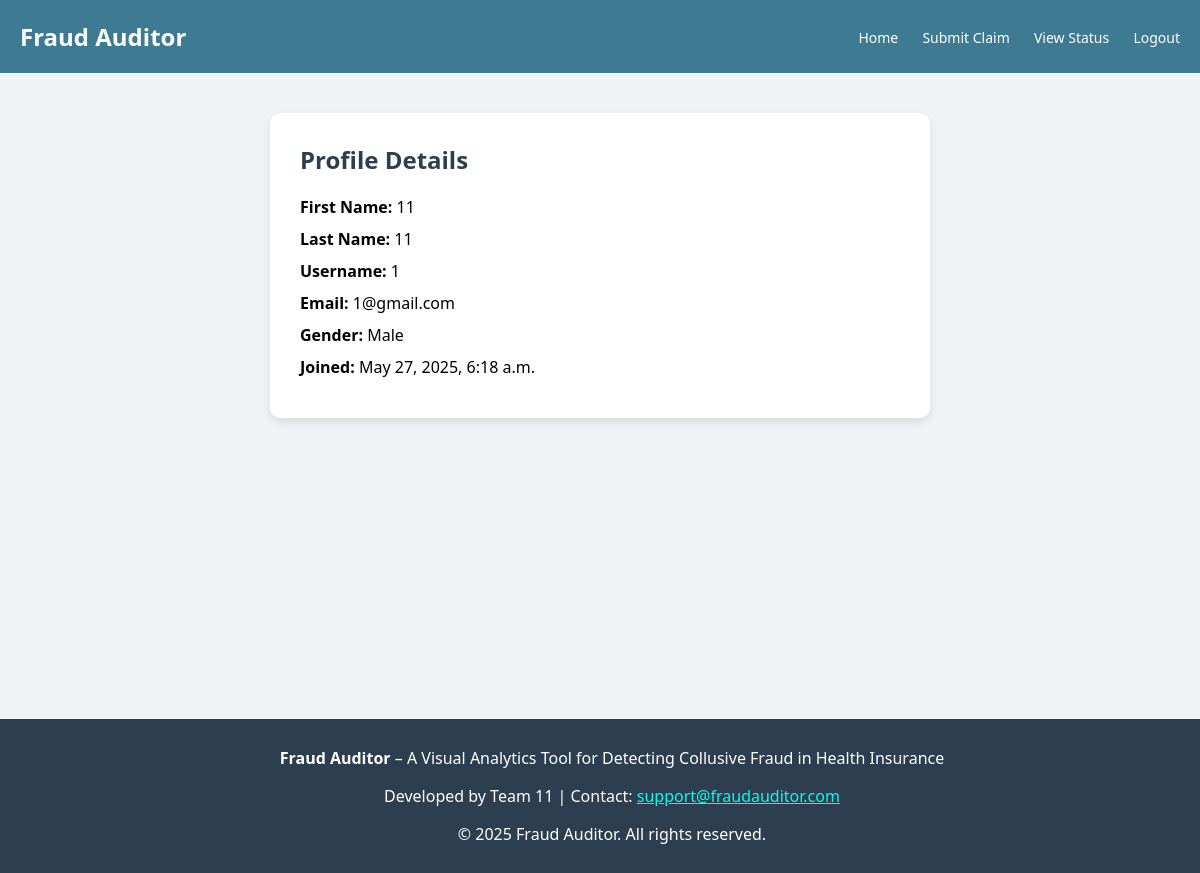
Page /profile/ (signed in) on the committed database.
### auditor/models.py (models this page shows, shortened)
class CustomUser(AbstractUser):
    GENDER_CHOICES = [
        ('Male', 'Male'),
        ('Female', 'Female'),
        ('Other', 'Other'),
    ]
    gender = models.CharField(max_length=20, choices=GENDER_CHOICES, blank=True, null=True)

### auditor/views.py (the view)
# urls.py: path('profile/', views.view_user_profile, name='view_user_profile'),
@login_required
def view_user_profile(request):
    return render(request, 'viewuserprofile.html', {'user': request.user})

### templates/viewuserprofile.html (shortened to what this page needs)
<!DOCTYPE html>
<html lang="en">
<head>
</head>
<body>
<header>
    <h1>Fraud Auditor</h1>
    <nav>
        <a href="{% url 'home' %}">Home</a>
        <a href="{% url 'submit_claim' %}">Submit Claim</a>
        <a href="{% url 'view_status' %}">View Status</a>
        <a href="{% url 'logout' %}">Logout</a>
    </nav>
</header>
<div class="content-wrapper">
    <main>
        <div class="profile-box">
            <h2>Profile Details</h2>
            <div class="info"><strong>First Name:</strong> {{ user.first_name }}</div>
            <div class="info"><strong>Last Name:</strong> {{ user.last_name }}</div>
            <div class="info"><strong>Username:</strong> {{ user.username }}</div>
            <div class="info"><strong>Email:</strong> {{ user.email }}</div>
            <div class="info"><strong>Gender:</strong> {{ user.gender }}</div>
            <div class="info"><strong>Joined:</strong> {{ user.date_joined }}</div>
        </div>
    </main>
    <footer>
        <p><strong>Fraud Auditor</strong> – A Visual Analytics Tool for Detecting Collusive Fraud in Health Insurance</p>
        <p>Developed by Team 11 | Contact: <a href="mailto:support@fraudauditor.com">support@fraudauditor.com</a></p>
        <p>&copy; 2025 Fraud Auditor. All rights reserved.</p>
    </footer>
</div>
</body>
</html>

### templates/viewuserprofile.html (style rules this page uses)
body { margin: 0; font-family: 'Segoe UI', sans-serif; background-color: #f0f2f5; }
header { background-color: #3e7a91; padding: 20px; color: white; display: flex; justify-content: space-between; align-items: center; }
header h1 { font-size: 24px; margin: 0; }
nav a { color: white; margin-left: 20px; font-size: 14px; text-decoration: none; font-weight: 500; }
.content-wrapper { min-height: 100vh; display: flex; flex-direction: column; }
main { flex: 1; padding: 40px 20px 60px; display: flex; justify-content: center; align-items: flex-start; }
.profile-box { background-color: white; padding: 30px; border-radius: 10px; box-shadow: 0 4px 8px rgba(0,0,0,0.1); max-width: 600px; width: 100%; }
h2 { margin-top: 0; color: #2c3e50; }
.info { margin: 10px 0; font-size: 16px; }
footer { background-color: #2c3e50; color: white; text-align: center; padding: 12px; width: 100%; }
footer a { color: #00ffee; }

### rows in the picture
CustomUser: first_name "11", last_name "11", username "1", email "1@gmail.com", gender "Male", date_joined "May 27, 2025, 6:18 a.m."
